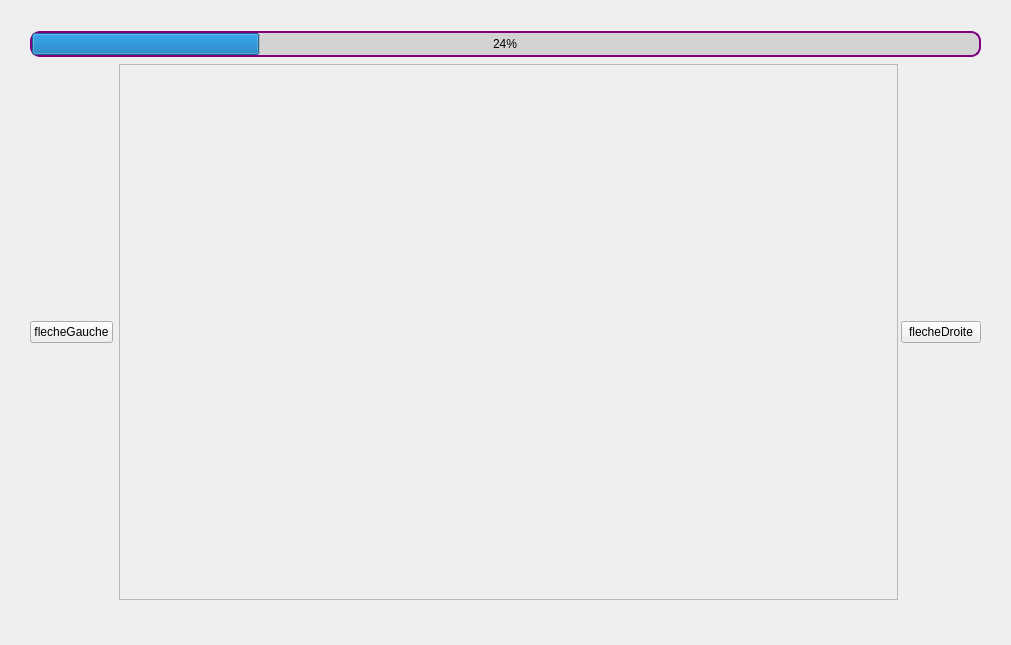
<?xml version="1.0" encoding="UTF-8"?>
<ui version="4.0">
 <class>Form</class>
 <widget class="QWidget" name="Form">
  <property name="geometry">
   <rect>
    <x>0</x>
    <y>0</y>
    <width>1011</width>
    <height>645</height>
   </rect>
  </property>
  <property name="minimumSize">
   <size>
    <width>1011</width>
    <height>645</height>
   </size>
  </property>
  <property name="maximumSize">
   <size>
    <width>1011</width>
    <height>645</height>
   </size>
  </property>
  <property name="windowTitle">
   <string>Form</string>
  </property>
  <property name="styleSheet">
   <string notr="true"/>
  </property>
  <widget class="QWidget" name="verticalLayoutWidget">
   <property name="geometry">
    <rect>
     <x>30</x>
     <y>30</y>
     <width>951</width>
     <height>571</height>
    </rect>
   </property>
   <layout class="QVBoxLayout" name="verticalLayout" stretch="0,0">
    <property name="sizeConstraint">
     <enum>QLayout::SetDefaultConstraint</enum>
    </property>
    <item>
     <widget class="QProgressBar" name="progressBar">
      <property name="accessibleName">
       <string/>
      </property>
      <property name="styleSheet">
       <string notr="true">QProgressBar {
background-color: lightgrey;
border: 2px solid purple;
border-radius: 10px;
}

QProgressBar::chunk {

}</string>
      </property>
      <property name="value">
       <number>24</number>
      </property>
      <property name="alignment">
       <set>Qt::AlignCenter</set>
      </property>
      <property name="format">
       <string>%p%</string>
      </property>
     </widget>
    </item>
    <item>
     <layout class="QHBoxLayout" name="horizontalLayout" stretch="10,100,10">
      <property name="sizeConstraint">
       <enum>QLayout::SetDefaultConstraint</enum>
      </property>
      <item>
       <widget class="QPushButton" name="felcheGauche">
        <property name="text">
         <string>flecheGauche</string>
        </property>
       </widget>
      </item>
      <item>
       <widget class="QFrame" name="frame">
        <property name="enabled">
         <bool>true</bool>
        </property>
        <property name="minimumSize">
         <size>
          <width>779</width>
          <height>536</height>
         </size>
        </property>
        <property name="maximumSize">
         <size>
          <width>779</width>
          <height>536</height>
         </size>
        </property>
        <property name="frameShape">
         <enum>QFrame::StyledPanel</enum>
        </property>
        <property name="frameShadow">
         <enum>QFrame::Raised</enum>
        </property>
        <zorder>progressBar</zorder>
       </widget>
      </item>
      <item>
       <widget class="QPushButton" name="flecheDroite">
        <property name="text">
         <string>flecheDroite</string>
        </property>
       </widget>
      </item>
     </layout>
    </item>
   </layout>
  </widget>
 </widget>
 <resources/>
 <connections/>
</ui>
